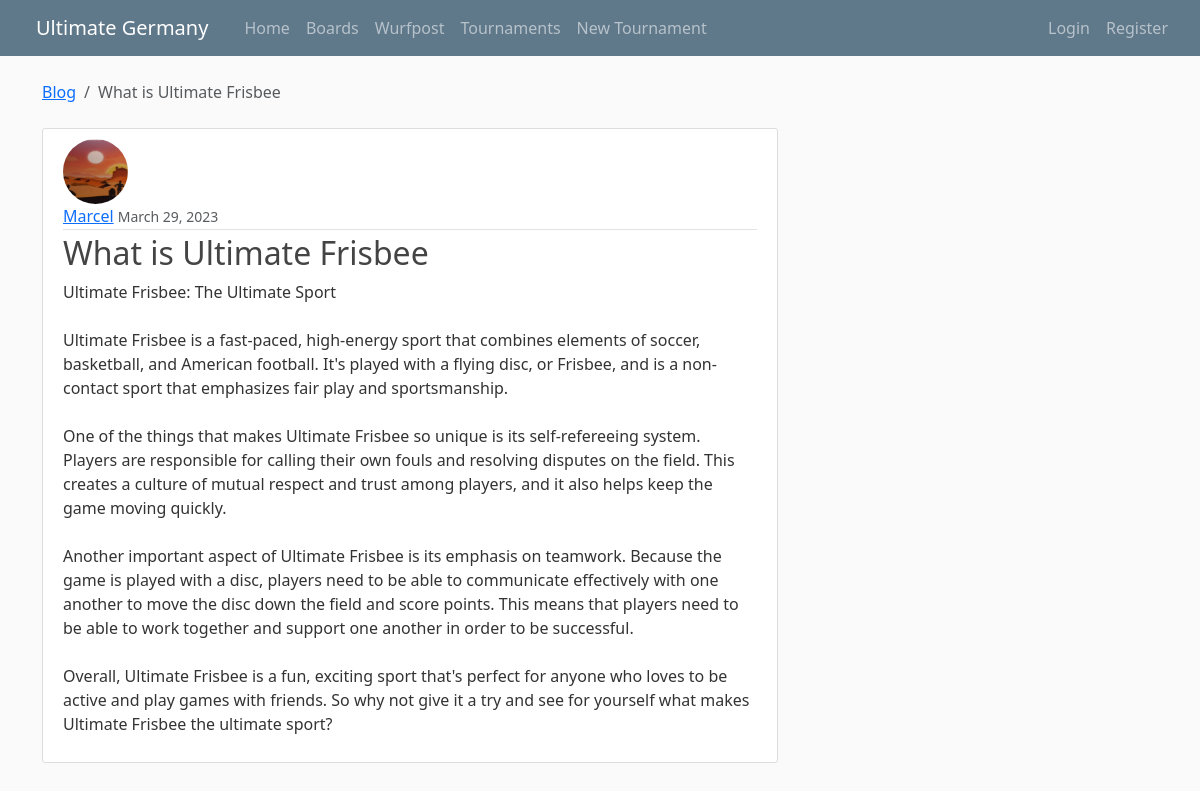
/blog/post/3/, run on the app's committed database.
### blog/models.py (models this page shows, shortened)
class BlogPost(models.Model):
	title = models.CharField(max_length=100)
	content = models.TextField()
	date_posted = models.DateTimeField(default=timezone.now)
	author = models.ForeignKey(User, on_delete=models.DO_NOTHING)

### users/models.py (models this page shows, shortened)
class Profile(models.Model):
	user = models.OneToOneField(User, on_delete=models.CASCADE)
	image = models.ImageField(default='default.jpg', upload_to='profile_pics')

### blog/views.py (the view)
# urls.py: path('post/<int:pk>/', PostDetailView.as_view(), name="post-detail"),
class PostDetailView(DetailView):
	model = BlogPost

### blog/templates/blog/blogpost_detail.html (shortened to what this page needs)
{% extends "base.html" %}
{% block breadcrumb %}
    <div class="container">
        <ol class="breadcrumb my-4">
            <li class="breadcrumb-item"><a href="{% url 'blog-home' %}">Blog</a></li>
            <li class="breadcrumb-item active">{{  object.title }}</li>
        </ol>
    </div>
{% endblock %}
{% block content %}
<article class="media content-section">
  <img class="rounded-circle article-img" src="{{ object.author.profile.image.url }}">
  <div class="media-body">
    <div class="article-metadata">
      <a class="mr-2" href="{% url 'user-posts' object.author.username %}">{{ object.author }}</a>
      <small class="text-muted">{{ object.date_posted|date:"F d, Y" }}</small>
    </div>
    <h2 class="article-title">{{ object.title }}</h2>
    <p class="article-content">{{ object.content }}</p>
  </div>
</article>
{% endblock content %}

### static/main.css (style rules this page uses)
body { background: #fafafa; color: #333333; margin-top: 5rem; }
h1, h2, h3, h4, h5, h6 { color: #444444; }
.content-section { background: #ffffff; padding: 10px 20px; border: 1px solid #dddddd; border-radius: 3px; margin-bottom: 20px; }
.article-title { color: #444444; }
.article-content { white-space: pre-line; }
.article-img { height: 65px; width: 65px; margin-right: 16px; }
.article-metadata { padding-bottom: 1px; margin-bottom: 4px; border-bottom: 1px solid #e3e3e3 }
html { margin-left: calc(100vw - 100%); margin-right: 0; overflow: auto; overflow-y: scroll; }

### data on the page
BlogPost: title "What is Ultimate Frisbee", author.profile.image (picture), author "Marcel", date_posted "March 29, 2023", content "Ultimate Frisbee: The Ultimate Sport Ultimate Frisbee is a fast-paced, high-energy sport that combines elements of soccer, basketball, and American football. It's played with a flying disc, or Frisbee, and is a non-contact sport that emphasizes fair play and sportsmanship. One of the things that makes Ultimate Frisbee so unique is its self-refereeing system. Players are responsible for calling their own fouls and resolving disputes on the field. This creates a culture of mutual respect and trust among players, and it also helps keep the game moving quickly. Another important aspect of Ultimate Frisbee is its emphasis on teamwork. Because the game is played with a disc, players need to be…"
